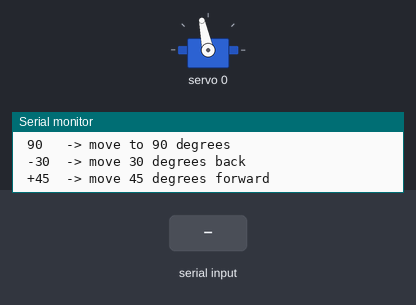
A sketch run on a simulated Arduino Uno, built with avr-gcc and run on an emulated ATmega328P. On the bench: servo, the last lines printed to the serial monitor. Inputs (shaded band) come from the test bench.

Above: at 1.3 s.
1.4 s: "30,150\n" received over Serial
At 2.5 s:
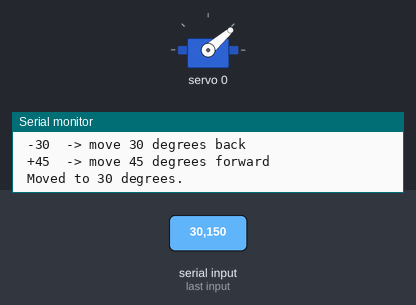
2.9 s: "0\n" received over Serial
At 3.4 s:
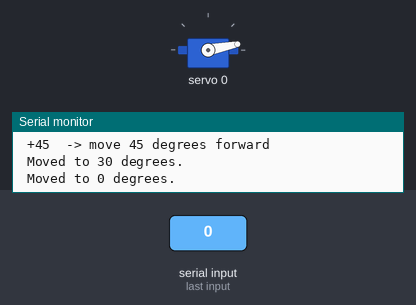
4.4 s: "200\n" received over Serial
At 5.6 s:
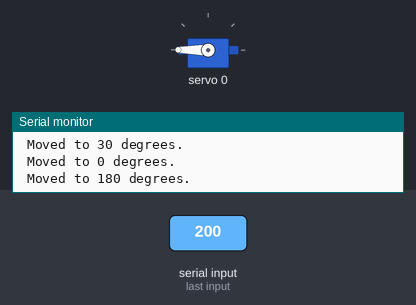
5.9 s: "90,45\n" received over Serial
At 7.0 s:
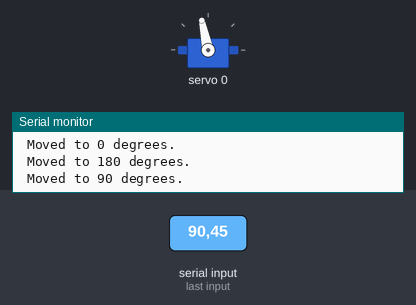
7.4 s: "-90\n" received over Serial
At 8.1 s:
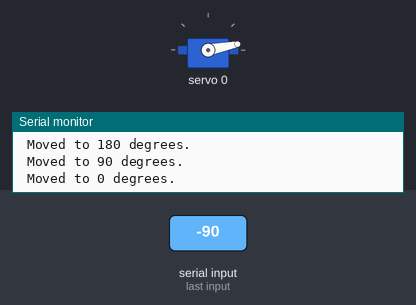
Timing chart, 0 to 9.9 s (numbered marks = the images above; inputs shaded):
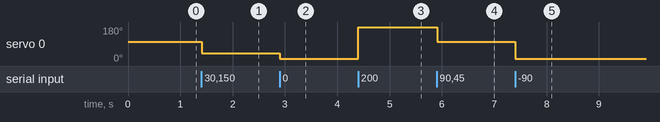

The sketch:

Test_OneServo.ino
```cpp
#include <Wire.h>
#include <Adafruit_PWMServoDriver.h>

Adafruit_PWMServoDriver pwm = Adafruit_PWMServoDriver();

// Adjust these as needed for your specific servo
#define SERVO_MIN 135  // Pulse length for 0 degrees
#define SERVO_MAX 520  // Pulse length for 180 degrees

int currentAngle = 90;

void setup() {
  Serial.begin(9600);
  pwm.begin();
  pwm.setPWMFreq(50);  // Analog servos run at ~50 Hz

  delay(10);  // Short delay after initializing

  // Move servo to initial position
  pwm.setPWM(0, 0, angleToPulse(currentAngle));
  Serial.print(" Servo set to initial angle: ");
  Serial.println(currentAngle);

  Serial.println("\n Type angle commands in Serial Monitor:");
  Serial.println(" 90   -> move to 90 degrees");
  Serial.println(" -30  -> move 30 degrees back");
  Serial.println(" +45  -> move 45 degrees forward");
}

// Converts angle to pulse length
int angleToPulse(int angle) {
  return map(angle, 0, 180, SERVO_MIN, SERVO_MAX);
}

void loop() {
  if (Serial.available()) {
    String input = Serial.readStringUntil('\n');
    input.trim();
    if (input.length() == 0) return;

    int targetAngle;

    if (input.startsWith("-") || input.startsWith("+")) {
      int delta = input.toInt();
      targetAngle = currentAngle + delta;
    } else {
      targetAngle = input.toInt();
    }

    targetAngle = constrain(targetAngle, 0, 180);

    pwm.setPWM(0, 0, angleToPulse(targetAngle));
    currentAngle = targetAngle;

    Serial.print(" Moved to ");
    Serial.print(currentAngle);
    Serial.println(" degrees.");
  }
}
```

Measured:
- after the input at 1.4 s, servo 0: 102° → 41° at once
- after the input at 2.9 s, servo 0: 41° → 11° at once
- after the input at 4.4 s, servo 0: 11° → 180° at once
- after the input at 5.9 s, servo 0: 180° → 102° at once
- after the input at 7.4 s, servo 0: 102° → 11° at once
